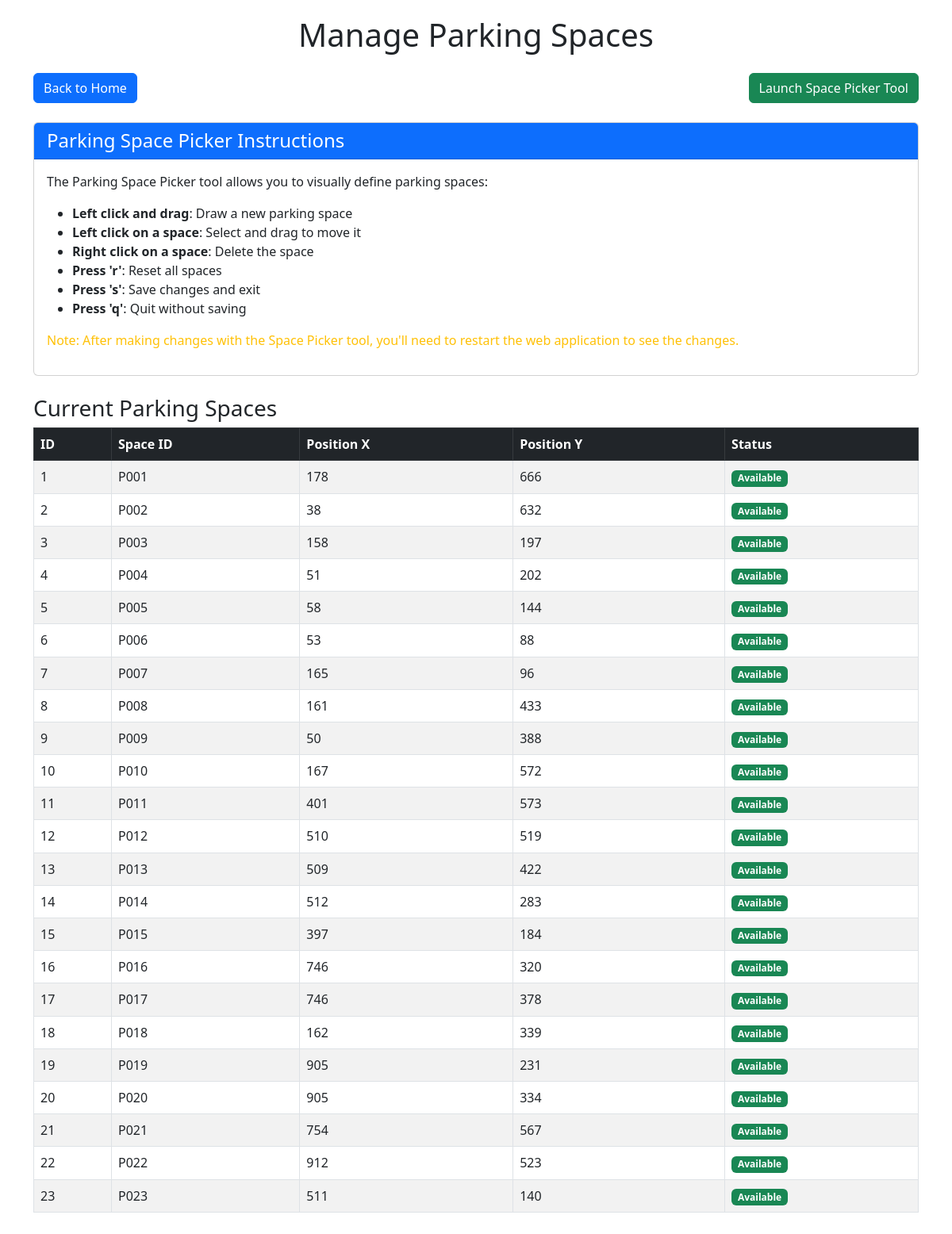
Page /admin/spaces (signed in) on the committed database.
### models.py (models this page shows, shortened)
class ParkingSpace(db.Model):
    id = db.Column(db.Integer, primary_key=True)
    position_x = db.Column(db.Integer, nullable=False)
    position_y = db.Column(db.Integer, nullable=False)
    space_id = db.Column(db.String(10), unique=True, nullable=False)
    zone = db.Column(db.String(20), default='General')  # e.g., 'VIP', 'Disabled', 'General'
    hourly_rate = db.Column(db.Float, default=150.00)  # Default hourly rate in INR (equivalent to ~$2.00)
    is_active = db.Column(db.Boolean, default=True)
    bookings = db.relationship('Booking', backref='parking_space', lazy=True)

### app.py (the view)
@app.route('/admin/spaces', methods=['GET'])
def admin_spaces():
    if not session.get('is_admin', False):
        flash('You do not have permission to access this page', 'danger')
        return redirect(url_for('index'))
    spaces = ParkingSpace.query.all()
    return render_template('admin_spaces.html', spaces=spaces)

### app.py (called while the page is built)
@app.context_processor
def inject_view_functions():
    return dict(view_functions=app.view_functions)

### templates/admin_spaces.html (shortened to what this page needs)
<!DOCTYPE html>
<html lang="en">
<head>
    <link href="https://cdn.jsdelivr.net/npm/bootstrap@5.3.0-alpha1/dist/css/bootstrap.min.css" rel="stylesheet">
</head>
<body>
    <div class="container">
        <h1 class="text-center mb-4">Manage Parking Spaces</h1>
        <div class="d-flex justify-content-between mb-4">
            <a href="{{ url_for('index') }}" class="btn btn-primary">Back to Home</a>
            <div>
                <form method="POST" action="{{ url_for('run_space_picker') }}" class="d-inline">
                    <button type="submit" class="btn btn-success">Launch Space Picker Tool</button>
                </form>
            </div>
        </div>
        <div class="card mb-4">
            <div class="card-header bg-primary text-white">
                <h4 class="mb-0">Parking Space Picker Instructions</h4>
            </div>
            <div class="card-body">
                <p>The Parking Space Picker tool allows you to visually define parking spaces:</p>
                <ul>
                    <li><strong>Left click and drag</strong>: Draw a new parking space</li>
                    <li><strong>Left click on a space</strong>: Select and drag to move it</li>
                    <li><strong>Right click on a space</strong>: Delete the space</li>
                    <li><strong>Press 'r'</strong>: Reset all spaces</li>
                    <li><strong>Press 's'</strong>: Save changes and exit</li>
                    <li><strong>Press 'q'</strong>: Quit without saving</li>
                </ul>
                <p class="text-warning">Note: After making changes with the Space Picker tool, you'll need to restart the web application to see the changes.</p>
            </div>
        </div>
        <div class="space-table">
            <h3>Current Parking Spaces</h3>
            {% if spaces %}
                <table class="table table-striped table-bordered">
                    <thead class="table-dark">
                        <tr>
                            <th>ID</th>
                            <th>Space ID</th>
                            <th>Position X</th>
                            <th>Position Y</th>
                            <th>Status</th>
                        </tr>
                    </thead>
                    <tbody>
                        {% for space in spaces %}
                            <tr>
                                <td>{{ space.id }}</td>
                                <td>{{ space.space_id }}</td>
                                <td>{{ space.position_x }}</td>
                                <td>{{ space.position_y }}</td>
                                <td>
                                    {% set active_booking = space.bookings|selectattr('is_active', 'eq', true)|first %}
                                    {% if active_booking %}
                                        <span class="badge bg-warning text-dark">Booked until {{ active_booking.end_time.strftime('%Y-%m-%d %H:%M') }}</span>
                                    {% else %}
                                        <span class="badge bg-success">Available</span>
                                    {% endif %}
                                </td>
                            </tr>
                        {% endfor %}
                    </tbody>
                </table>
            {% else %}
                <div class="alert alert-info">No parking spaces defined yet. Use the Space Picker Tool to create spaces.</div>
            {% endif %}
        </div>
    </div>
</body>
</html>

### templates/admin_spaces.html (style rules this page uses)
body { padding: 20px; }
.space-table { margin-top: 20px; }

### rows in the picture
ParkingSpace: id "1", space_id "P001", position_x "178", position_y "666"
ParkingSpace: id "2", space_id "P002", position_x "38", position_y "632"
ParkingSpace: id "3", space_id "P003", position_x "158", position_y "197"
ParkingSpace: id "4", space_id "P004", position_x "51", position_y "202"
ParkingSpace: id "5", space_id "P005", position_x "58", position_y "144"
ParkingSpace: id "6", space_id "P006", position_x "53", position_y "88"
ParkingSpace: id "7", space_id "P007", position_x "165", position_y "96"
ParkingSpace: id "8", space_id "P008", position_x "161", position_y "433"
ParkingSpace: id "9", space_id "P009", position_x "50", position_y "388"
ParkingSpace: id "10", space_id "P010", position_x "167", position_y "572"
ParkingSpace: id "11", space_id "P011", position_x "401", position_y "573"
ParkingSpace: id "12", space_id "P012", position_x "510", position_y "519"
ParkingSpace: id "13", space_id "P013", position_x "509", position_y "422"
ParkingSpace: id "14", space_id "P014", position_x "512", position_y "283"
ParkingSpace: id "15", space_id "P015", position_x "397", position_y "184"
ParkingSpace: id "16", space_id "P016", position_x "746", position_y "320"
ParkingSpace: id "17", space_id "P017", position_x "746", position_y "378"
ParkingSpace: id "18", space_id "P018", position_x "162", position_y "339"
ParkingSpace: id "19", space_id "P019", position_x "905", position_y "231"
ParkingSpace: id "20", space_id "P020", position_x "905", position_y "334"
ParkingSpace: id "21", space_id "P021", position_x "754", position_y "567"
ParkingSpace: id "22", space_id "P022", position_x "912", position_y "523"
ParkingSpace: id "23", space_id "P023", position_x "511", position_y "140"
